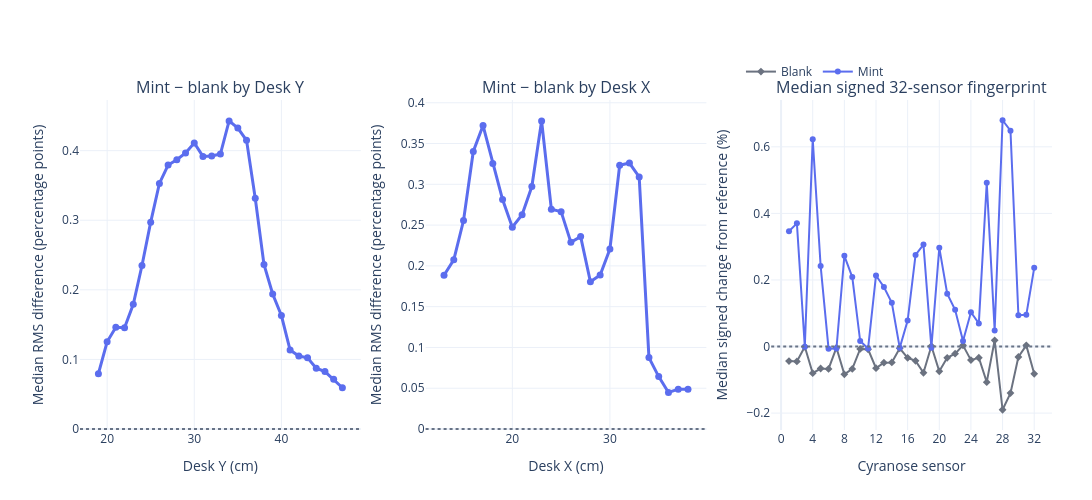

The notebook cell this image was saved under:
### Markdown cell above
## Difference profiles and sensor direction

The first two panels summarize the direct subtraction across each desk axis. Both rasters progressed from larger toward smaller Desk X, so a strong X-gradient may include temporal accumulation or recovery as well as spatial structure. The third panel retains the sign of each sensor's median percentage change.

### Code cell
fig2 = make_subplots(rows=1, cols=3, subplot_titles=('Mint − blank by Desk Y', 'Mint − blank by Desk X', 'Median signed 32-sensor fingerprint'))
fig2.add_trace(go.Scatter(x=[p for p, v in difference_y_profile if v is not None], y=[v for p, v in difference_y_profile if v is not None], mode='lines+markers', line=dict(color='#5B6DEE', width=3), marker=dict(size=7), showlegend=False), row=1, col=1)
fig2.add_trace(go.Scatter(x=[p for p, v in difference_x_profile if v is not None], y=[v for p, v in difference_x_profile if v is not None], mode='lines+markers', line=dict(color='#5B6DEE', width=3), marker=dict(size=7), showlegend=False), row=1, col=2)
styles = {'Blank': ('#6B7280', 'diamond'), 'Mint': ('#5B6DEE', 'circle')}
for name, result in results.items():
    color, symbol = styles[name]
    fig2.add_trace(go.Scatter(x=list(range(1, 33)), y=result['fingerprint'], mode='lines+markers', name=name, line=dict(color=color, width=2), marker=dict(symbol=symbol, size=6)), row=1, col=3)
fig2.add_hline(y=0, line_dash='dot', line_color='#687386', row=1, col=1)
fig2.add_hline(y=0, line_dash='dot', line_color='#687386', row=1, col=2)
fig2.add_hline(y=0, line_dash='dot', line_color='#687386', row=1, col=3)
fig2.update_xaxes(title_text='Desk Y (cm)', row=1, col=1)
fig2.update_xaxes(title_text='Desk X (cm)', row=1, col=2)
fig2.update_xaxes(title_text='Cyranose sensor', dtick=4, row=1, col=3)
fig2.update_yaxes(title_text='Median RMS difference (percentage points)', row=1, col=1)
fig2.update_yaxes(title_text='Median RMS difference (percentage points)', row=1, col=2)
fig2.update_yaxes(title_text='Median signed change from reference (%)', row=1, col=3)
fig2.update_layout(width=1450, height=500, template='plotly_white', legend=dict(orientation='h', y=1.13, x=0.68), margin=dict(l=80, r=40, t=100, b=70))
fig2.show()

display(Markdown(
    f"**Background-referenced result.** Median RMS response was **{overall_rms_ratio:.2f}×** higher during mint-source than clean background. "
    f"Across the shared map, **{100 * positive_fraction:.1f}%** of supported cells had mint above blank, with a median direct difference of "
    f"**{median_difference:.3f} percentage points**. The difference profile formed a band peaking at **Desk Y {detected_band_y:.1f} cm** "
    f"with an approximate **{detected_halfmax_width:.1f} cm** half-maximum width after smoothing. "
    f"The signed 32-sensor fingerprints pointed in strongly different directions (cosine **{fingerprint_cosine:.3f}**)."
    + chr(10) * 2
    + "This retry is a useful geometry pilot, but the source center/endpoints were not entered in desk coordinates, the exact oil dose is unknown and reportedly excessive, and Desk X remains partly confounded with scan time. Treat the subtraction as mint-source versus clean background, not final line-reconstruction or concentration validation."
))

### Figure 1 — Plotly figure (JSON) as saved in the notebook; plotly's stock layout.template omitted (floating-point values rounded to 4 significant figures)
{"data": [{"line": {"color": "#5B6DEE", "width": 3}, "marker": {"size": 7}, "mode": "lines+markers", "showlegend": false, "type": "scatter", "x": [19.0, 20.0, 21.0, 22.0, 23.0, 24.0, 25.0, 26.0, 27.0, 28.0, 29.0, 30.0, 31.0, 32.0, 33.0, 34.0, 35.0, 36.0, 37.0, 38.0, 39.0, 40.0, 41.0, 42.0, 43.0, 44.0, 45.0, 46.0, 47.0], "xaxis": "x", "y": [0.07954, 0.1253, 0.1461, 0.1454, 0.1792, 0.2349, 0.2972, 0.3529, 0.3794, 0.387, 0.3967, 0.411, 0.3917, 0.3925, 0.3951, 0.4428, 0.4325, 0.4149, 0.3315, 0.2365, 0.194, 0.1631, 0.1135, 0.1048, 0.1024, 0.08741, 0.08252, 0.07147, 0.05929], "yaxis": "y"}, {"line": {"color": "#5B6DEE", "width": 3}, "marker": {"size": 7}, "mode": "lines+markers", "showlegend": false, "type": "scatter", "x": [13.0, 14.0, 15.0, 16.0, 17.0, 18.0, 19.0, 20.0, 21.0, 22.0, 23.0, 24.0, 25.0, 26.0, 27.0, 28.0, 29.0, 30.0, 31.0, 32.0, 33.0, 34.0, 35.0, 36.0, 37.0, 38.0], "xaxis": "x2", "y": [0.1884, 0.2074, 0.2556, 0.3402, 0.372, 0.3256, 0.2814, 0.2474, 0.2626, 0.2972, 0.3778, 0.2695, 0.2665, 0.2289, 0.2359, 0.1805, 0.1889, 0.2206, 0.3234, 0.3261, 0.3091, 0.08753, 0.06423, 0.04473, 0.04889, 0.04865], "yaxis": "y2"}, {"line": {"color": "#6B7280", "width": 2}, "marker": {"size": 6, "symbol": "diamond"}, "mode": "lines+markers", "name": "Blank", "type": "scatter", "x": [1, 2, 3, 4, 5, 6, 7, 8, 9, 10, 11, 12, 13, 14, 15, 16, 17, 18, 19, 20, 21, 22, 23, 24, 25, 26, 27, 28, 29, 30, 31, 32], "xaxis": "x3", "y": [-0.04383, -0.04489, -0.0006678, -0.08004, -0.06606, -0.06737, -0.003397, -0.08353, -0.06723, -0.007256, -0.008201, -0.06494, -0.04848, -0.04773, -0.005197, -0.03384, -0.04307, -0.0788, 0.001478, -0.07452, -0.03391, -0.02143, 0.003528, -0.04084, -0.03374, -0.107, 0.01878, -0.1899, -0.1399, -0.03149, 0.003517, -0.08207], "yaxis": "y3"}, {"line": {"color": "#5B6DEE", "width": 2}, "marker": {"size": 6, "symbol": "circle"}, "mode": "lines+markers", "name": "Mint", "type": "scatter", "x": [1, 2, 3, 4, 5, 6, 7, 8, 9, 10, 11, 12, 13, 14, 15, 16, 17, 18, 19, 20, 21, 22, 23, 24, 25, 26, 27, 28, 29, 30, 31, 32], "xaxis": "x3", "y": [0.3464, 0.3701, -0.0006916, 0.6231, 0.2423, -0.006575, -0.006163, 0.2725, 0.2087, 0.0163, -0.005603, 0.2135, 0.1788, 0.1314, -0.003958, 0.07799, 0.275, 0.3063, -0.003493, 0.297, 0.1588, 0.1104, 0.01667, 0.103, 0.06955, 0.4924, 0.04826, 0.6798, 0.6486, 0.09412, 0.09528, 0.2365], "yaxis": "y3"}], "layout": {"annotations": [{"font": {"size": 16}, "showarrow": false, "text": "Mint − blank by Desk Y", "x": 0.1444, "xanchor": "center", "xref": "paper", "y": 1.0, "yanchor": "bottom", "yref": "paper"}, {"font": {"size": 16}, "showarrow": false, "text": "Mint − blank by Desk X", "x": 0.5, "xanchor": "center", "xref": "paper", "y": 1.0, "yanchor": "bottom", "yref": "paper"}, {"font": {"size": 16}, "showarrow": false, "text": "Median signed 32-sensor fingerprint", "x": 0.8556, "xanchor": "center", "xref": "paper", "y": 1.0, "yanchor": "bottom", "yref": "paper"}], "height": 500, "legend": {"orientation": "h", "x": 0.68, "y": 1.13}, "margin": {"b": 70, "l": 80, "r": 40, "t": 100}, "shapes": [{"line": {"color": "#687386", "dash": "dot"}, "type": "line", "x0": 0, "x1": 1, "xref": "x domain", "y0": 0, "y1": 0, "yref": "y"}, {"line": {"color": "#687386", "dash": "dot"}, "type": "line", "x0": 0, "x1": 1, "xref": "x2 domain", "y0": 0, "y1": 0, "yref": "y2"}, {"line": {"color": "#687386", "dash": "dot"}, "type": "line", "x0": 0, "x1": 1, "xref": "x3 domain", "y0": 0, "y1": 0, "yref": "y3"}], "width": 1450, "xaxis": {"anchor": "y", "domain": [0.0, 0.2889], "title": {"text": "Desk Y (cm)"}}, "xaxis2": {"anchor": "y2", "domain": [0.3556, 0.6444], "title": {"text": "Desk X (cm)"}}, "xaxis3": {"anchor": "y3", "domain": [0.7111, 1.0], "dtick": 4, "title": {"text": "Cyranose sensor"}}, "yaxis": {"anchor": "x", "domain": [0.0, 1.0], "title": {"text": "Median RMS difference (percentage points)"}}, "yaxis2": {"anchor": "x2", "domain": [0.0, 1.0], "title": {"text": "Median RMS difference (percentage points)"}}, "yaxis3": {"anchor": "x3", "domain": [0.0, 1.0], "title": {"text": "Median signed change from reference (%)"}}}}
